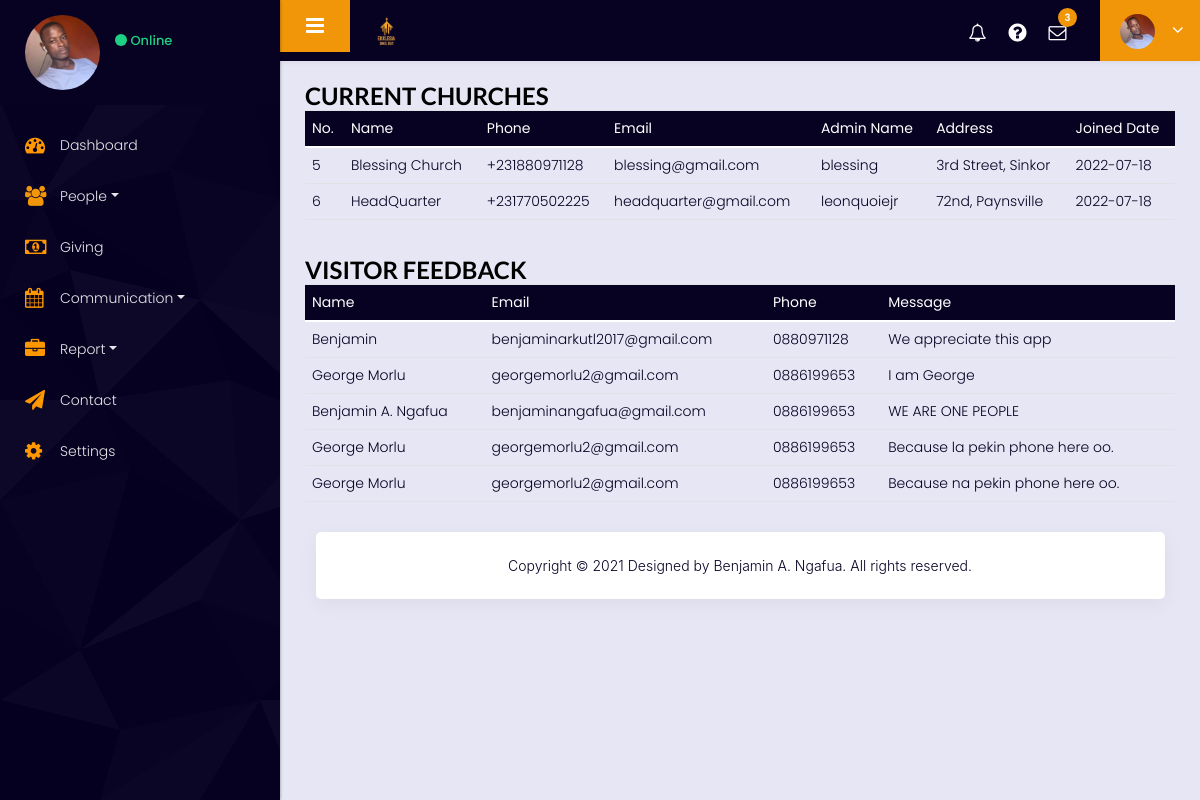
Before: /overview with the older database file.
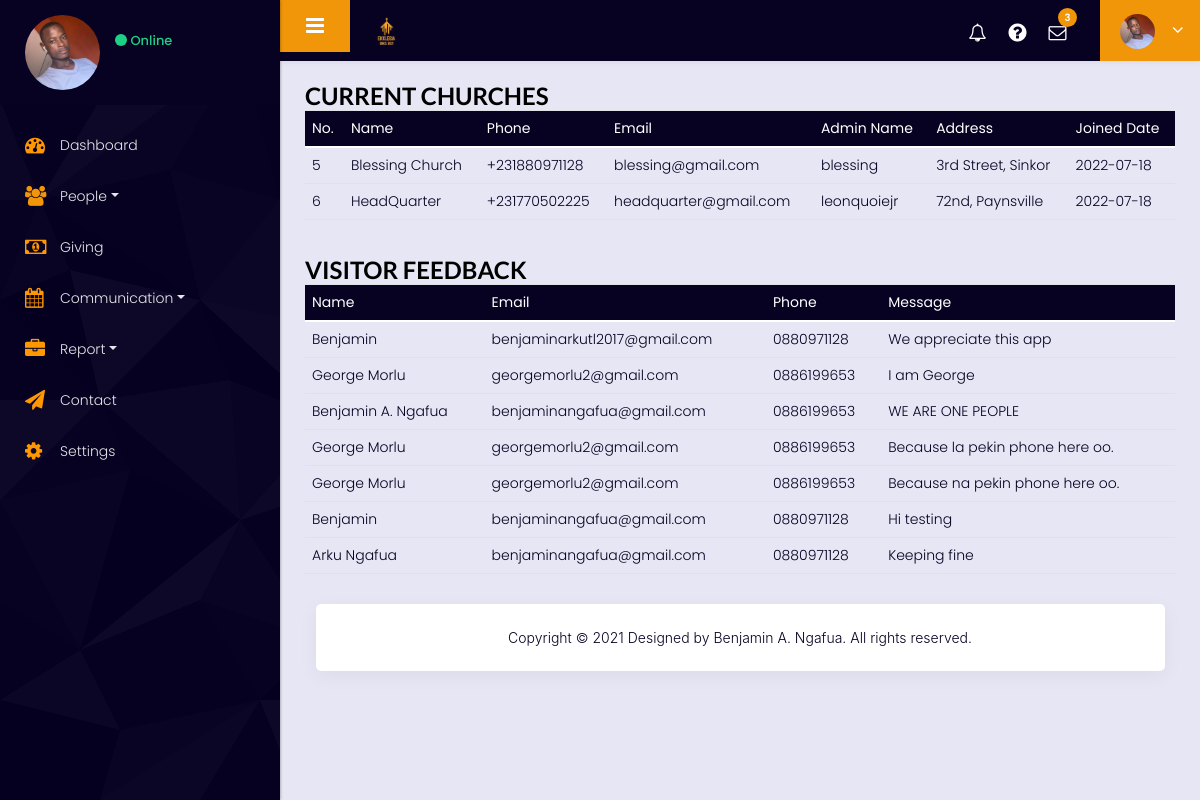
After: the same page with the newer database file.
### tables this page shows
CREATE TABLE account (
        account_id INTEGER PRIMARY KEY,
        name TEXT NOT NULL,
        phone TEXT NOT NULL,
        mail TEXT NOT NULL,
        admin_name TEXT NOT NULL,
        address TEXT NOT NULL,
        password TEXT NOT NULL,
        joined_date DATETIME
);

CREATE TABLE visitorRemark (
       name TEXT NOT NULL,
       email TEXT NOT NULL,
       tel TEXT NOT NULL,
       message TEXT NOT NULL
, date DATETIME);

### churchAPP/views.py (the view)
@views.route("/overview")
def overview():
    visitor = db.execute("SELECT * FROM account")
    feedback  = db.execute("SELECT * FROM visitorRemark")
    print(visitor)
    return render_template("overview.html", visitor=visitor, fb=feedback)

### churchAPP/auth.py (called while the page is built)
@auth.before_app_request
def load_logged_in_user():
    user_id = session.get('user_id')
    if user_id is None:
        g.user = None
    else:
        g.user = db.execute(
            'SELECT * FROM account WHERE account_id = ?', (user_id,)
        )[0]

### churchAPP/templates/overview.html
{% extends "layout.html" %}
{% block innerContent%}
<br>
<h3>Current Churches</h3>
<table class="table">
    <thead class="thead-blue">
        <tr>
            <th>No.</th>
            <th>Name</th>
            <th>Phone</th>
            <th>Email</th>
            <th>Admin Name</th>
            <th>Address</th>
            <th>Joined Date</th>
        </tr>
    </thead>
    <tbody>
        {% for data in visitor %}
        <tr>
            <td>{{data.account_id}}</td>
            <td>{{data.name}} </td>
            <td>{{data.phone}}</td>
            <td>{{data.mail}}</td>
            <td>{{data.admin_name}} </td>
            <td>{{data.address}}</td>
            <td>{{data.joined_date}}</td>
        </tr>
        {% endfor %}
    </tbody>
</table>
<br>
<h3>Visitor Feedback</h3>
<table class="table">
    <thead class="thead-blue">
        <tr>
            <th>Name</th>
            <th>Email</th>
            <th>Phone</th>
            <th>Message</th>
        </tr>
    </thead>
    <tbody>
        {% for data in fb %}
        <tr>
            <td>{{data.name}} </td>
            <td>{{data.email}}</td>
            <td>{{data.tel}}</td>
            <td>{{data.message}}</td>
        </tr>
        {% endfor %}
    </tbody>
</table>
{% endblock %}

### churchAPP/templates/layout.html (shortened to what this page needs)
<!DOCTYPE html>
<html lang="en">
<head>
    <link rel="stylesheet" href="https://cdnjs.cloudflare.com/ajax/libs/font-awesome/4.6.3/css/font-awesome.min.css">
    <link rel="stylesheet" href="https://maxcdn.bootstrapcdn.com/bootstrap/4.0.0/css/bootstrap.min.css">
    <link rel="stylesheet" href="{{url_for('static', filename='17/css/styles.css')}}">
    <link rel="stylesheet" href="{{url_for('static', filename='css/color_2.css')}}" />
    <link rel="stylesheet" href="https://cdnjs.cloudflare.com/ajax/libs/bootstrap-select/1.13.18/css/bootstrap-select.min.css" />
    <link rel="stylesheet" href="{{url_for('static', filename='css/perfect-scrollbar.css')}}" />
    <link rel="stylesheet" href="{{url_for('static', filename='css/custom.css')}}" />
    <link rel="stylesheet" href="https://cdnjs.cloudflare.com/ajax/libs/semantic-ui/2.1.4/semantic.min.css" />
    <link rel="stylesheet" href="https://cdnjs.cloudflare.com/ajax/libs/fancybox/3.5.7/jquery.fancybox.min.css" />
    <link rel="stylesheet" href="{{url_for('static', filename='style.css')}}" />
    <link rel="stylesheet" href="https://cdnjs.cloudflare.com/ajax/libs/flexslider/2.7.1/flexslider.css">
    <link rel="stylesheet" href="{{url_for('static', filename='css/responsive.css')}}" />
</head>
<body class="dashboard dashboard_1">
    <div class="full_container">
        <div class="inner_container">
            <nav id="sidebar" id="bbg">
                <div class="sidebar_blog_1">
                    <div class="sidebar_user_info">
                        <div class="user_profle_side">
                            <div class="user_img">
                                <img class="img-responsive" src="{{url_for('static', filename='images/layout_img/user_img.jpg')}}" alt="#" /></div>
                            <div class="user_info">
                                <p><span class="online_animation"></span> Online</p>
                            </div>
                        </div>
                    </div>
                </div>
                <div class="sidebar_blog_2">
                    <ul class="list-unstyled components">
                        <li class="active"><a href="/dashboard"><i class="fa fa-dashboard yellow_color"></i> <span>Dashboard</span></a></li>
                        <li><a href="#element" data-toggle="collapse" aria-expanded="false" class="dropdown-toggle"><i class="fa fa-users orange_color"> </i> <span>People</span></a>
                        </li>
                        <li><a href="#"><i class="fa fa-money yellow_color"></i> <span>Giving</span></a>
                        </li>
                        <li>
                            <a href="#apps" data-toggle="collapse" aria-expanded="false" class="dropdown-toggle"><i class="fa fa-calendar yellow_color"></i><span>Communication</span></a>
                        </li>
                        <li><a href="#report" data-toggle="collapse" aria-expanded="false" class="dropdown-toggle"><i class="fa fa-briefcase  yellow_color"></i> <span>Report</span></a>
                        </li>
                        <li>
                            <a href="#">
                                <i class="fa fa-paper-plane yellow_color"></i> <span>Contact</span></a>
                        </li>
                        <li><a href="#"><i class="fa fa-cog yellow_color"></i> <span>Settings</span></a></li>
                    </ul>
                </div>
            </nav>
            <div id="content">
                <div class="topbar">
                    <nav class="navbar navbar-expand-lg navbar-light">
                        <div class="full">
                            <button type="button" id="sidebarCollapse" class="sidebar_toggle"><i class="fa fa-bars"></i></button>
                            <div class="logo_section">
                                <a href="/dashboard"><img class="img-responsive rounded" src="{{url_for('static', filename='images/logo/logo.png')}}" alt="#" /></a>
                            </div>
                            <div class="right_topbar">
                                <div class="icon_info">
                                    <ul>
                                        <li title="notifications"><a href="#"><i class="fa fa-bell-o"></i></a></li>
                                        <li><a href="#"><i class="fa fa-question-circle"></i></a></li>
                                        <li><a href="#"><i class="fa fa-envelope-o"></i><span class="badge">3</span></a></li>
                                    </ul>
                                    <ul class="user_profile_dd">
                                        <li>
                                            <a class="dropdown-toggle" data-toggle="dropdown"><img class="img-responsive rounded-circle" src="{{url_for('static', filename='images/layout_img/user_img.jpg')}}" alt="#" /></a>
                                        </li>
                                    </ul>
                                </div>
                            </div>
                        </div>
                    </nav>
                </div>
                <div class="midde_cont">
                     {% block innerContent %} {% endblock %}
                    <div class="container-fluid text-warning">
                        <div class="footer">
                            <p>Copyright © 2021 Designed by Benjamin A. Ngafua. All rights reserved.
                            </p>
                        </div>
                    </div>
                </div>
            </div>
        </div>
    </div>
</body>
</html>

### churchAPP/static/css/color_2.css (style rules this page uses)
.topbar .navbar { background: rgb(201, 199, 199); box-shadow: 0 2px 5px rgba(0, 0, 0, 0.05); }
.sidebar_user_info { background: rgb(201, 199, 199); }
.sidebar_toggle { background: #0971b8; }
.icon_info ul.user_profile_dd>li { background: #0971b8; }
.icon_info span.badge { background: #0971b8; }
.icon_info ul li a { color: #333; }
#sidebar { background: rgb(201, 199, 199); background-image: url("../images/layout_img/pattern_h.png"); }
#sidebar ul li a { color: #222; }

### churchAPP/static/css/perfect-scrollbar.css (style rules this page uses)
.ps { overflow: hidden !important; overflow-anchor: none; -ms-overflow-style: none; touch-action: auto; -ms-touch-action: auto; }

Changed rows visible on the page:
added visitorRemark: name "Benjamin", email "benjaminangafua@gmail.com", tel "0880971128", message "Hi testing"
added visitorRemark: name "Arku Ngafua", email "benjaminangafua@gmail.com", tel "0880971128", message "Keeping fine"
